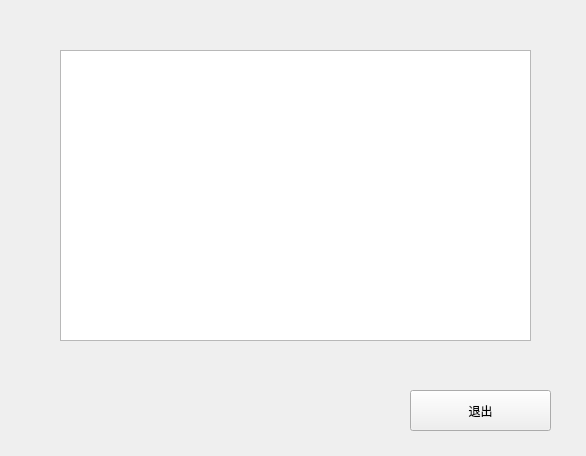
<?xml version="1.0" encoding="UTF-8"?>
<ui version="4.0">
 <class>Tcpserver1</class>
 <widget class="QWidget" name="Tcpserver1">
  <property name="geometry">
   <rect>
    <x>0</x>
    <y>0</y>
    <width>586</width>
    <height>456</height>
   </rect>
  </property>
  <property name="windowTitle">
   <string>Form</string>
  </property>
  <widget class="QTextEdit" name="textEdit">
   <property name="geometry">
    <rect>
     <x>60</x>
     <y>50</y>
     <width>471</width>
     <height>291</height>
    </rect>
   </property>
  </widget>
  <widget class="QPushButton" name="pushButton">
   <property name="geometry">
    <rect>
     <x>410</x>
     <y>390</y>
     <width>141</width>
     <height>41</height>
    </rect>
   </property>
   <property name="text">
    <string>退出</string>
   </property>
  </widget>
 </widget>
 <resources/>
 <connections/>
</ui>
